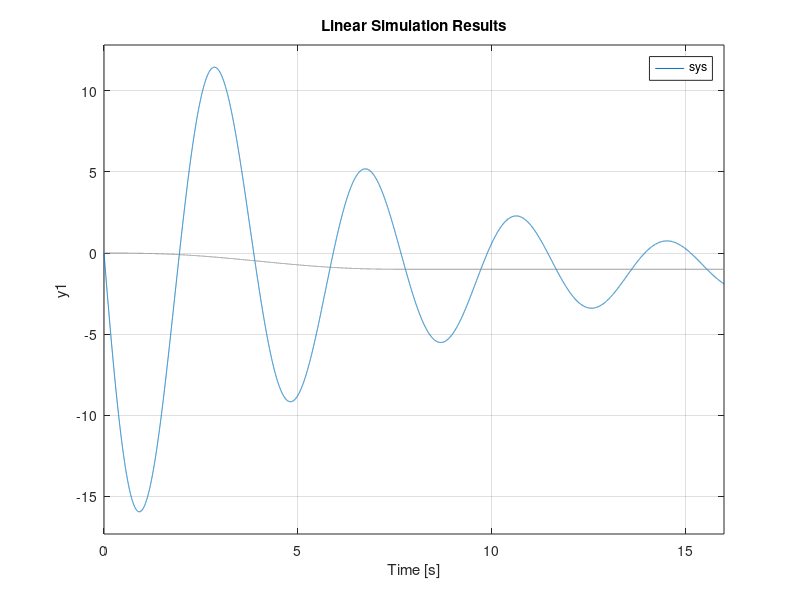
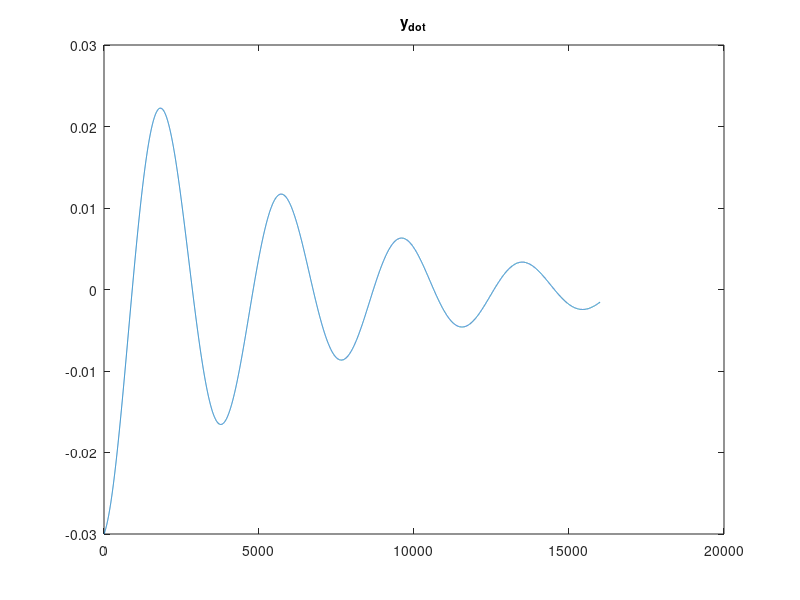
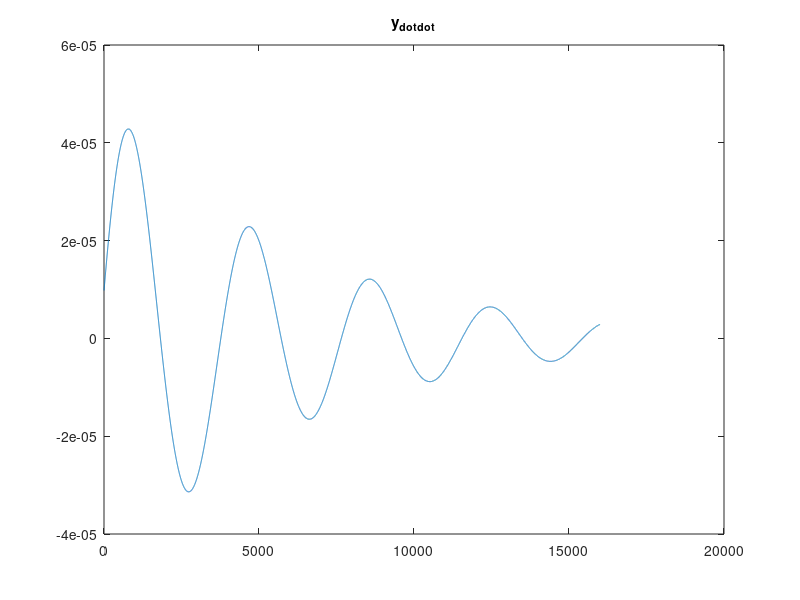

The MATLAB script that drew these images, in order:
clear; close all; 

% Constanten
cam = load('Geometrie_e.mat');
%rise pas aan
rise=3;
k_f = 10; 
k_s = 0;
m = 3;%18?
dzeta = 0.1;
omega = pi;
omega_n = sqrt( (k_f+k_s)/m);
% welke rise?
if (rise == 1) % waardes uit tabel slide 24
    beta = 75; % aanpassen voor verschillende rise
    N = 4;
    Q = 24*35;
elseif (rise == 2)
    beta = 60;
    N = 3;
    Q = 60;
elseif (rise == 3)
    beta = 80;
    N = 3; 
    Q = 60;
end
t_n = 2*pi/omega_n;
t_1 = 2*pi/180 * beta / omega;
lambda = t_1/t_n; % lambda is zeer klein <<10 dus benadering niet geldig
dzeta*lambda - 0.75 %moet groter zijn dan nul anders is benadering slecht
% het ziet er naar uit dat we numeriek gaan moeten uitwerken 
% k_f kiezen zodat er aan de benaderingsvoorwaarde voldaan wordt
k_f = 2*pi*m*.75/t_1/dzeta -k_s


theta = cam.S;
theta_dot  = cam.V;
t= 0:0.001:t_1+0.8889; % in seconden
tau =  0:0.001:16;%t/t_1;  %

A_max = Q/(2*pi*lambda)^N


%% numerieke analyse
teller = (2*pi*lambda)^2;
noemer = [1, 2*dzeta*(2*pi*lambda), (2*pi*lambda)^2];
sys = tf(teller, noemer);

theta_3 = theta(200e2:360e2);
theta_init = [theta(200e2) theta_dot(200e2)];
lsim(sys,theta_3/30-1,tau, theta_init)
y = lsim(sys,theta_3/30-1,tau, theta_init);
y_dot = diff(y');
y_dot_dot = diff(y',2);
figure()
plot(y_dot)
title("y_{dot}")
figure()
plot(y_dot_dot)
title("y_{dotdot}")



    